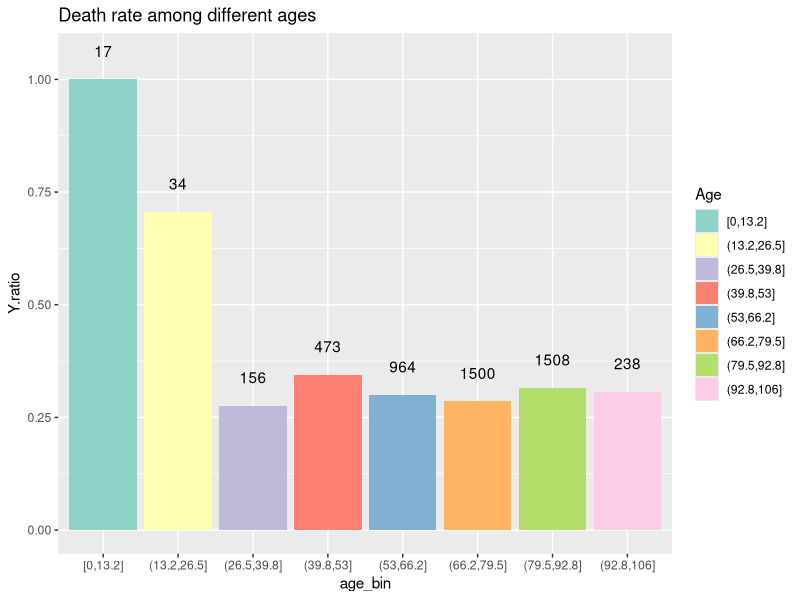
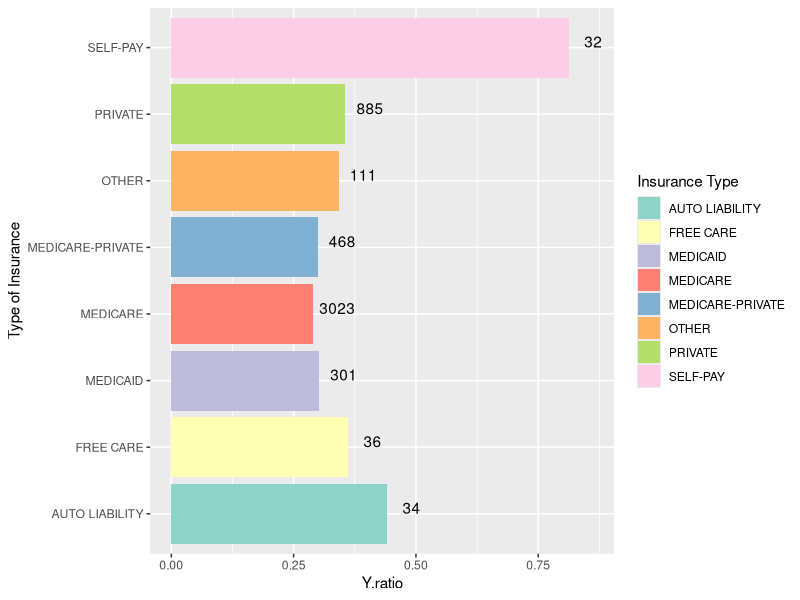
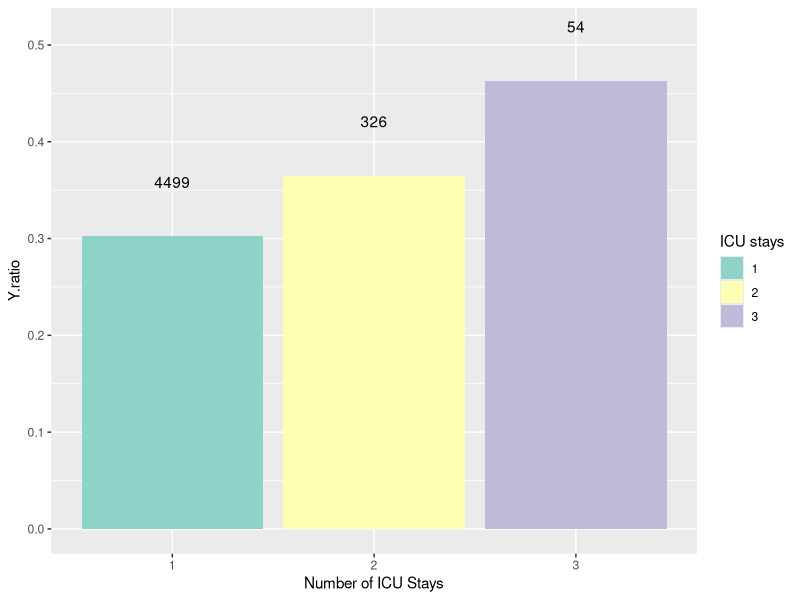
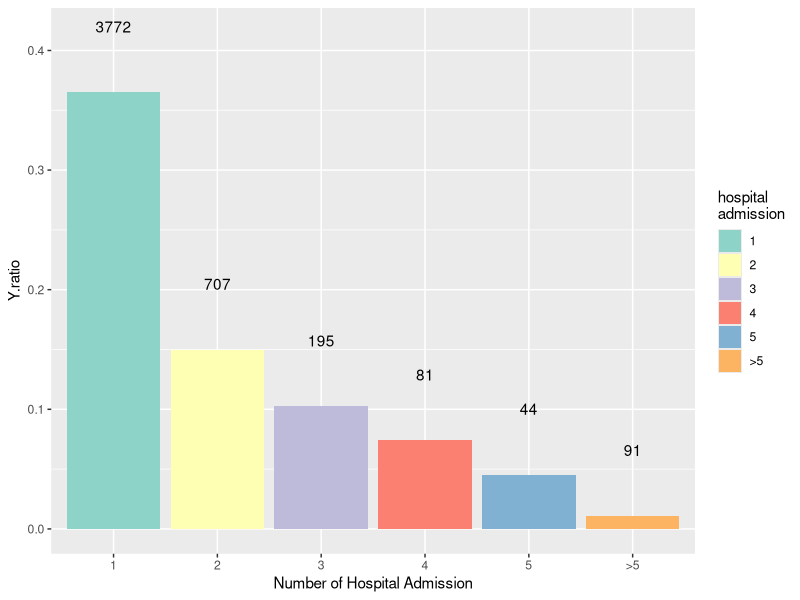

Source code (R) for these figures, in order: (Note: this script raises an error after producing the figures.)
## ---- chunk 1
# load required package
loadlibs = function(libs) {
  for(lib in libs) {
    class(lib)
    if(!do.call(require,as.list(lib))) {install.packages(lib)}
    do.call(require,as.list(lib))
  }
}
libs = c("tidyr","magrittr","purrr","dplyr","stringr","readr","data.table", "lubridate","ggplot2","modelr","rpart","ROCR","rpart.plot","knitr","broom","kableExtra")
mycol <- c('#8dd3c7','#ffffb3','#bebada','#fb8072','#80b1d3','#fdb462','#b3de69','#fccde5','#d9d9d9','#bc80bd')

loadlibs(libs)

# read three files
demographic <- read_csv("demographic_detail.csv")
icd9 <- read_csv("icd9.csv")
icu.stay <- read_csv("icustay_detail.csv")
## ---- chunk 2
# create new column:age
icu.stay.select <- icu.stay %>% 
  mutate(icustay_admit_age = round(icustay_admit_age,0),
         age = year(dod)-year(dob)) %>%
  select(hospital_expire_flg,gender,subject_id, hadm_id, icustay_total_num, icustay_admit_age, age) %>% unique()

# in icd9, count the total assigned code for each patient and each hospitalization
# join demographic, icu.stay and icd9 data frame
# in joined data frame, create two columns: cumulative hospitalization and cumulative assigned code for each patient 
allpatient <- left_join(demographic,icu.stay.select,by=c("subject_id","hadm_id"))
allpatient = allpatient %>%
  arrange(subject_id,hadm_id)
icd9 = icd9 %>%
  group_by(subject_id,hadm_id) %>%
  summarise(ttlCode=length(code)) %>%
  arrange(subject_id,hadm_id) %>% as.data.frame()
allpatient = left_join(allpatient,icd9,by=c("subject_id","hadm_id"))
allpatient = allpatient %>% 
  group_by(subject_id) %>%
  mutate(number_hadm = seq(1,length(hadm_id)),
         number_code = cumsum(ttlCode)) %>% as.data.frame()

# remove duplicated data and select some columns 
uniqueid = unique(allpatient) %>% as.data.frame()
uniqueid = uniqueid %>%
  select(subject_id,hadm_id,ethnicity_descr,overall_payor_group_descr,admission_type_descr,admission_source_descr,icustay_total_num,icustay_admit_age,number_code,number_hadm,age,hospital_expire_flg,gender)
uniqueid = uniqueid %>%
  filter(!ethnicity_descr %in% c('AMERICAN INDIAN/ALASKA NATIVE','ASIAN - CHINESE','BLACK/CAPE VERDEAN','MULTI RACE ETHNICITY','UNABLE TO OBTAIN','ASIAN - VIETNAMESE','BLACK/HAITIAN',
'HISPANIC/LATINO - PUERTO RICAN','NATIVE HAWAIIAN OR OTHER PACIFIC ISLAND','WHITE - RUSSIAN'))

# transform some columns into factor 
for(i in c(3:6,12,13)){
  uniqueid[,i] <- as.factor(uniqueid[[i]])
}

# Other cleanning:
# 1. if age is NA, attach the overall median
# 2. if there is no number_code , then set to 0
# 3. remove observations without label(hospital_expire_flg)
# 4. remove NA gender
# 5. remove categories with few observations 
uniqueid$age[is.na(uniqueid$age)] <- median(uniqueid$age,na.rm=T)
uniqueid$number_code[is.na(uniqueid$number_code)] <- 0
uniqueid = uniqueid %>%
  filter(!is.na(hospital_expire_flg))
uniqueid = uniqueid %>%
    filter(!is.na(gender))
uniqueid = uniqueid %>%
    filter(!admission_source_descr %in% c("** INFO NOT AVAILABLE **","HMO REFERRAL/SICK"))
## ---- chunk 3
uniqueid$age_bin <- cut_interval(uniqueid$age, n = 8)
uniqueid %>% 
    group_by(age_bin) %>% 
    summarize(Y.ratio = sum(as.numeric(hospital_expire_flg)-1)/length(hospital_expire_flg),
              N = length(hospital_expire_flg)) %>%
    ggplot(aes(x=age_bin, y=Y.ratio, fill=age_bin)) +
    geom_text(aes(label = N, y = Y.ratio + 0.05),position = position_dodge(0.9), vjust = 0)+
    geom_bar(stat='identity') +
    scale_fill_manual(values=mycol) +
    guides(fill=guide_legend(title="Age"))+
    ggtitle("Death rate among different ages")
## ---- chunk 4
uniqueid %>%
  group_by(overall_payor_group_descr) %>%
  summarise(Y.ratio = sum((as.numeric(hospital_expire_flg)-1))/length(hospital_expire_flg), 
            N = length(hospital_expire_flg)) %>%
  ggplot(aes(x =overall_payor_group_descr,y=Y.ratio,fill=overall_payor_group_descr)) +
  geom_text(aes(label = N, y = Y.ratio + 0.05),position = position_dodge(0.9), vjust = 0)+
  geom_bar(stat='identity') +
  coord_flip()+
  guides(fill=guide_legend(title="Insurance Type"))+
  scale_fill_manual(values=mycol)+
  labs(x='Type of Insurance')
## ---- chunk 5
uniqueid %>% 
  filter(icustay_total_num < 4) %>%
    group_by(icustay_total_num) %>% 
    summarize(Y.ratio = sum(as.numeric(hospital_expire_flg)-1)/length(hospital_expire_flg),
              N = length(hospital_expire_flg)) %>%
    ggplot(aes(x=as.factor(icustay_total_num), y=Y.ratio, fill=as.factor(icustay_total_num))) +
    geom_text(aes(label = N, y = Y.ratio + 0.05),position = position_dodge(0.9), vjust = 0)+
    geom_bar(stat='identity') +
    guides(fill=guide_legend(title="ICU stays"))+
    scale_fill_manual(values=mycol)+
  labs(x="Number of ICU Stays")
## ---- chunk 6
# number of hospital admission
uniqueid$number_hadm_bin <- cut(uniqueid$number_hadm, breaks = c(seq(0,5), Inf), labels = c(as.character(seq(1,5)), ">5"))

uniqueid %>%
    group_by(number_hadm_bin) %>%
    summarize(Y.ratio = sum(as.numeric(hospital_expire_flg)-1)/length(hospital_expire_flg),
              N = length(hospital_expire_flg)) %>%
    ggplot(aes(x=number_hadm_bin, y=Y.ratio, fill=number_hadm_bin)) +
    geom_text(aes(label = N, y = Y.ratio + 0.05),position = position_dodge(0.9), vjust = 0)+
    geom_bar(stat='identity') +
    guides(fill=guide_legend(title="hospital\nadmission"))+
    scale_fill_manual(values=mycol)+
  labs(x="Number of Hospital Admission")
## ---- chunk 7
# train:test = 8:2
set.seed(123)
i.train <- sample(seq(1,nrow(uniqueid)), nrow(uniqueid)*0.8)
Xtrain <- uniqueid[i.train,]
Xtest <- uniqueid[-i.train,]

# fit the logistic regression
lr = with(Xtrain,glm(hospital_expire_flg=='Y'~admission_source_descr+age+overall_payor_group_descr+admission_type_descr+icustay_total_num+number_code+number_hadm,family = binomial("logit")))
lr_coef <- tidy(lr)[,c("term","p.value")]
lr_coef[lr_coef$p.value<0.05,] %>%
  mutate(p.value = round(p.value,4)) %>% kable("html") %>%
  kable_styling(bootstrap_options="striped",full_width=F)

## ---- chunk 8
tree <- rpart(hospital_expire_flg=="Y"~ admission_source_descr+age+overall_payor_group_descr+admission_type_descr+icustay_total_num+number_code+number_hadm,data=Xtrain, control=rpart.control(minsplit = 50))
rpart.plot(tree)
## ---- chunk 9
# validation preparation 
set.seed(456)
folds = sample(rep(1:5,length=nrow(uniqueid)))
idx = seq_len(nrow(uniqueid))
uniqueid$index <- seq_len(nrow(uniqueid))
cv = cbind(idx,folds) %>% as_tibble() %>% nest(-folds)
cv = cv %>% 
  arrange(folds) %>%
  mutate(data = map(data, ~ .x %>% t() %>% c())) %>%
  mutate(train = map(data, ~uniqueid %>% filter(!index %in% .x))) %>%
  mutate(test = map(data,~uniqueid %>% filter(index %in% .x)))

# fit the logistic model
lr.cv.model = cv %>%
  mutate(lr = map(train,~glm(hospital_expire_flg=="Y" ~ admission_source_descr+age+overall_payor_group_descr+admission_type_descr+icustay_total_num+number_code+number_hadm, data=.x,family = binomial("logit")))) %>%
  mutate(prediction = map2(lr,test,~predict(.x,newdata=.y,type='response'))) %>%
  mutate(prediction = map(prediction,~ifelse(.x>0.3,1,0))) %>%
  mutate(truth = map(test, ~ifelse(.x$hospital_expire_flg=='Y',1,0)))
## ---- chunk 10
# confusion matrix
classification_metric <- function(actual_class, predicted_class){
    res = list()
    conf_mat = table(actual_class, predicted_class) 
    TN = conf_mat[1,1]
    FN = conf_mat[1,2]
    FP = conf_mat[2,1]
    TP = conf_mat[2,2]
    
    res[["accuracy"]] = (TN+TP)/(TN+FN+FP+TP)
    res[["sensitivity"]] = (TP)/(TP+FN)
    res[["specificity"]] = (TN)/(TN+FP)
    res[["precision"]] = (TP)/(TP+FP)
    res[["recall"]] = (TP)/(TP+FN) # same as sensitivity
    
    return(res)
}

# average auc,accuracy,sensitivity,specificity,precision,recall
for(i in 1:nrow(lr.cv.model)){
  ret = classification_metric(lr.cv.model$truth[i]%>%unlist(),lr.cv.model$prediction[i]%>%unlist()) %>% as_tibble()
  if(i==1){
    measurement = ret
  }else{
    measurement = rbind(measurement,ret)
  }
}

lapply(measurement,mean) %>% as_tibble() %>% kable() %>% kable_styling(full_width = F,bootstrap_options = 'stripe')
## ---- chunk 11
lr_pred = ROCR::prediction(lr.cv.model$prediction,lr.cv.model$truth)
lr_rates = ROCR::performance(lr_pred,"tpr","fpr")
lr_auc = mean(ROCR::performance(lr_pred,"auc")@y.values %>% unlist())
plot(lr_rates,avg="vertical",pin=c(10,10))
## ---- chunk 12
tree.cv.model = cv %>%
  mutate(tree = map(train,~rpart(hospital_expire_flg=="Y" ~ admission_source_descr+age+overall_payor_group_descr+admission_type_descr+icustay_total_num+icustay_admit_age+number_code+number_hadm, data=.x,control=rpart.control(minsplit = 50)))) %>%
  mutate(prediction = map2(tree,test,~predict(.x,newdata=.y,type='vector'))) %>%
  mutate(prediction = map(prediction,~ifelse(.x>0.3,1,0))) %>%
  mutate(truth = map(test, ~ifelse(.x$hospital_expire_flg=='Y',1,0)))
## ---- chunk 13
for(i in 1:nrow(tree.cv.model)){
  ret.tree = classification_metric(tree.cv.model $truth[i]%>%unlist(),tree.cv.model $prediction[i]%>%unlist()) %>% as_tibble()
  if(i==1){
    measurement.tree = ret.tree
  }else{
    measurement.tree = rbind(measurement.tree,ret.tree)
  }
}

lapply(measurement.tree,mean) %>% as_tibble() %>% kable() %>% kable_styling(bootstrap_options = 'stripe',full_width = F)
## ---- chunk 14
tree_pred = ROCR::prediction(tree.cv.model$prediction,tree.cv.model$truth)
tree_rates = ROCR::performance(tree_pred,"tpr","fpr")
tree_auc = mean(ROCR::performance(tree_pred,"auc")@y.values %>% unlist())
plot(tree_rates,avg="vertical",pin=c(10,10))
## ---- chunk 15
tmp <- uniqueid[1,]
tmp$age <- 61
tmp$gender <- "M"
tmp$ethnicity_descr <- "WHITE"
tmp$overall_payor_group_descr <- "PRIVATE"
tmp$admission_source_descr <- "PHYS REFERRAL/NORMAL DELI"
tmp$admission_type_descr <- "URGENT"
tmp$icustay_total_num <- 1
tmp$icustay_admit_age <- 58
tmp$number_hadm <- 2
tmp$number_code <- 11
# lr is from step b
tmp_preds=predict(lr,tmp,type='response')
odds <- tmp_preds/(1-tmp_preds)
